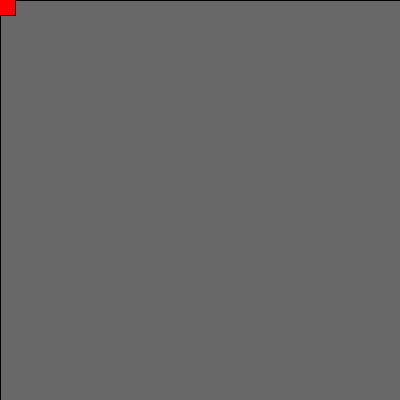
Frame 1 (no input)
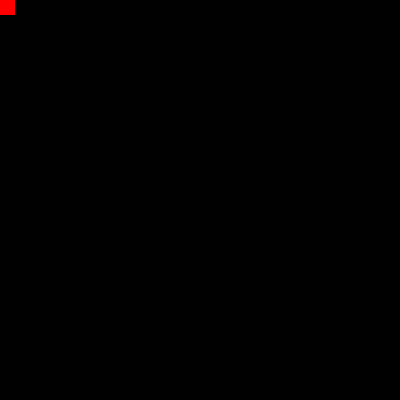
Frame 60 (the mouse pressed at the canvas centre just before this capture)
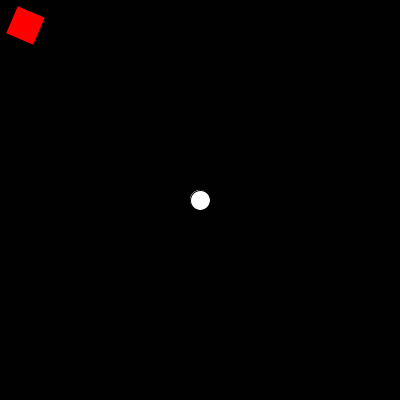
Frame 120 (the mouse held since frame 60 and released just before this capture)

The Processing sketch that drew these frames (run headless with seeded random() and noise(); from frame 60 on, the mouse is pressed at the canvas centre):

// Processing sketch: followMouse
// ── followMouse.pde
/**
* This sketch shows how to use vectors to implement
* target following.
*  
*/

float speed = 0.6; // 5px



PVector missile = new PVector();
PVector target = new PVector();


void setup(){
   size(400,400);
}

void draw(){
  
  fadeScreen(125);
  
  target.set(mouseX, mouseY); // to make it more fun, target is at mouse coords
  
  
  
  PVector direction = PVector.sub(target, missile);
  direction.normalize();
  
  PVector stepTowardsTarget = PVector.mult(direction, speed);
  
  missile.add(stepTowardsTarget);
  
  
  drawCircle(target);
  
  drawRect(missile);
  
}


void drawCircle(PVector v){
   fill(255);
   ellipse(v.x, v.y, 20, 20);

}

void drawRect(PVector v){
   fill(#FF0000);
   pushMatrix();
   translate(v.x, v.y);
   rectMode(CENTER);
   rotate(map(v.x, 0, width, 0, TWO_PI ));
   rect(0, 0, 30,30);
   popMatrix();
}



void fadeScreen(int val){
    fill(0, val);
    rectMode(CORNER);
    rect(0,0, width, height);
}
